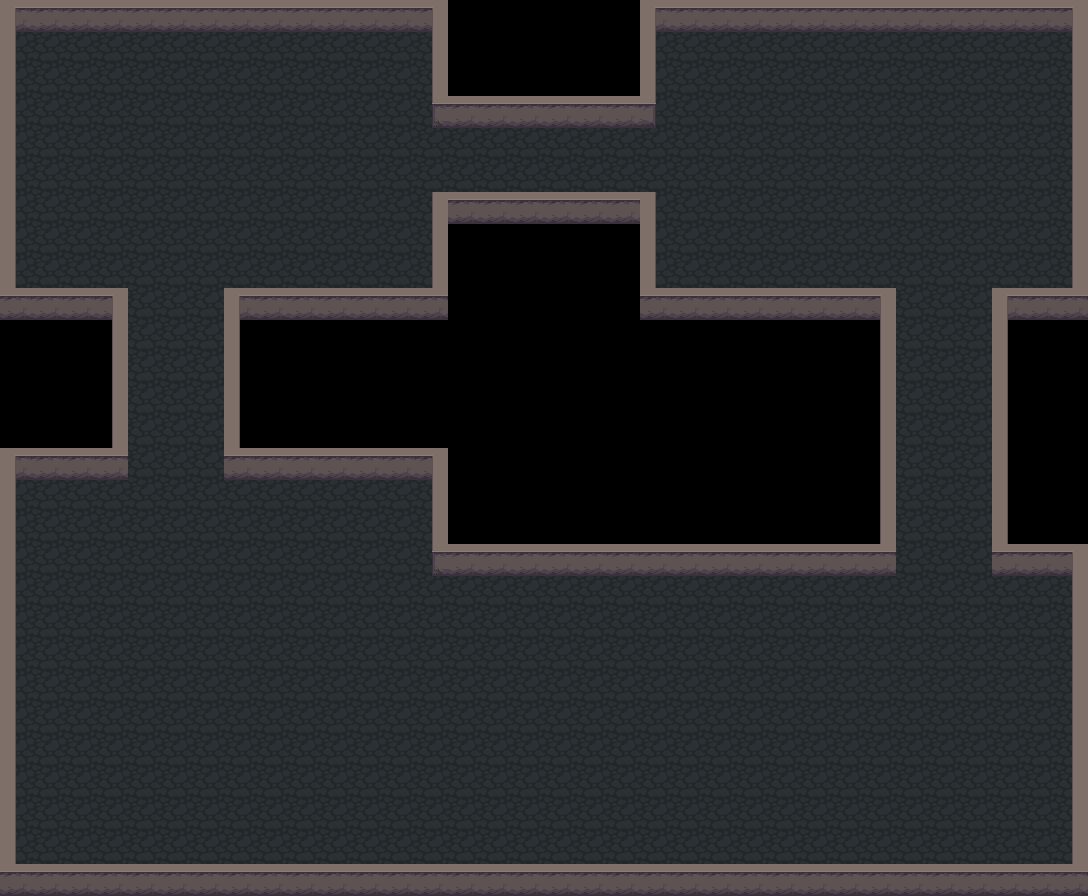

Rendered tile map (Tiled .tmx) drawn with the repository's tilesets; below, a short description and the map source with its tile grids summarised:
An orthogonal 34x28 tile map with 32x32 px tiles, 2 tile layers (Floor, Walls), 4 tilesets and 30 objects.

<map version="1.0" orientation="orthogonal" renderorder="right-down" width="34" height="28" tilewidth="32" tileheight="32">
 <properties>
  <property name="unity:scale" value="0.01" />
  <property name="unity:sortingLayerName" value="Background" />
 </properties>
 <tileset firstgid="1" name="Atlas1" tilewidth="32" tileheight="32">
  <image source="../Spritesheets/base_out_atlas.png" width="1024" height="1024" />
  <tile id="79">
   <objectgroup draworder="index" />
  </tile>
  <tile id="217">
   <objectgroup draworder="index">
    <object x="0" y="0" width="32" height="32" />
   </objectgroup>
  </tile>
  <tile id="218">
   <objectgroup draworder="index">
    <object x="0" y="0" width="32" height="32" />
   </objectgroup>
  </tile>
  <tile id="248">
   <objectgroup draworder="index">
    <object x="0" y="0" width="32" height="32" />
   </objectgroup>
  </tile>
  <tile id="249">
   <objectgroup draworder="index">
    <object x="0" y="0">
     <polygon points="0,0 16,0 16,24 32,24 32,32 0,32" />
    </object>
   </objectgroup>
  </tile>
  <tile id="250">
   <objectgroup draworder="index">
    <object x="0" y="16">
     <polygon points="0,0 16,0 16,-16 32,-16 32,16 0,16" />
    </object>
   </objectgroup>
  </tile>
  <tile id="268">
   <objectgroup draworder="index">
    <object x="0" y="0" width="32" height="32" />
   </objectgroup>
  </tile>
  <tile id="269">
   <objectgroup draworder="index">
    <object x="0" y="0" width="32" height="32" />
   </objectgroup>
  </tile>
  <tile id="270">
   <objectgroup draworder="index">
    <object x="0" y="0" width="32" height="32" />
   </objectgroup>
  </tile>
  <tile id="271">
   <objectgroup draworder="index">
    <object x="8" y="32">
     <polygon points="0,0 24,-24 24,0" />
    </object>
   </objectgroup>
  </tile>
  <tile id="272">
   <objectgroup draworder="index">
    <object x="0" y="16" width="32" height="16" />
   </objectgroup>
  </tile>
  <tile id="273">
   <objectgroup draworder="index">
    <object x="0" y="32">
     <polygon points="0,0 24,0 0,-24" />
    </object>
   </objectgroup>
  </tile>
  <tile id="280">
   <objectgroup draworder="index">
    <object x="16" y="0" width="16" height="32" />
   </objectgroup>
  </tile>
  <tile id="281">
   <objectgroup draworder="index">
    <object x="0" y="0" width="32" height="32" />
   </objectgroup>
  </tile>
  <tile id="282">
   <objectgroup draworder="index">
    <object x="0" y="0" width="16" height="32" />
   </objectgroup>
  </tile>
  <tile id="300">
   <objectgroup draworder="index">
    <object x="0" y="0" width="32" height="32" />
   </objectgroup>
  </tile>
  <tile id="302">
   <objectgroup draworder="index">
    <object x="0" y="0" width="32" height="32" />
   </objectgroup>
  </tile>
  <tile id="303">
   <objectgroup draworder="index">
    <object x="16" y="0" width="16" height="32" />
   </objectgroup>
  </tile>
  <tile id="305">
   <objectgroup draworder="index">
    <object x="0" y="0" width="16" height="32" />
   </objectgroup>
  </tile>
  <tile id="312">
   <objectgroup draworder="index">
    <object x="16" y="0" width="16" height="32" />
   </objectgroup>
  </tile>
  <tile id="313">
   <objectgroup draworder="index">
    <object x="0" y="0" width="32" height="32" />
   </objectgroup>
  </tile>
  <tile id="314">
   <objectgroup draworder="index">
    <object x="0" y="0" width="16" height="32" />
   </objectgroup>
  </tile>
  <tile id="332">
   <objectgroup draworder="index">
    <object x="0" y="0" width="32" height="32" />
   </objectgroup>
  </tile>
  <tile id="333">
   <objectgroup draworder="index">
    <object x="0" y="0" width="32" height="32" />
   </objectgroup>
  </tile>
  <tile id="334">
   <objectgroup draworder="index">
    <object x="0" y="0" width="32" height="32" />
   </objectgroup>
  </tile>
  <tile id="335">
   <objectgroup draworder="index">
    <object x="32" y="0">
     <polygon points="0,0 0,24 -24,0" />
    </object>
   </objectgroup>
  </tile>
  <tile id="336">
   <objectgroup draworder="index">
    <object x="0" y="0" width="32" height="16" />
   </objectgroup>
  </tile>
  <tile id="337">
   <objectgroup draworder="index">
    <object x="0" y="0">
     <polygon points="0,0 0,24 24,0" />
    </object>
   </objectgroup>
  </tile>
  <tile id="344">
   <objectgroup draworder="index">
    <object x="16" y="0" width="16" height="32" />
   </objectgroup>
  </tile>
  <tile id="345">
   <objectgroup draworder="index">
    <object x="0" y="0" width="32" height="32" />
   </objectgroup>
  </tile>
  <tile id="346">
   <objectgroup draworder="index">
    <object x="0" y="0" width="16" height="32" />
   </objectgroup>
  </tile>
  <tile id="993">
   <objectgroup draworder="index" />
  </tile>
 </tileset>
 <tileset firstgid="1025" name="Atlas2" tilewidth="32" tileheight="32">
  <image source="../Spritesheets/build_atlas.png" trans="ffffff" width="1024" height="1024" />
 </tileset>
 <tileset firstgid="2049" name="3" tilewidth="32" tileheight="32">
  <image source="../Spritesheets/obj_misk_atlas.png" trans="ffffff" width="1024" height="1024" />
 </tileset>
 <tileset firstgid="3073" name="4" tilewidth="32" tileheight="32">
  <image source="../Spritesheets/tilea2 (1).png" trans="ffffff" width="450" height="337" />
 </tileset>
 <layer name="Floor" width="34" height="28">
  <data>[952 cells, 831 non-empty, 6 distinct tile ids]</data>
 </layer>
 <objectgroup name="Object Layer 1" />
 <layer name="Walls" width="34" height="28">
  <properties>
   <property name="unity:sortingLayerName" value="Foreground" />
   <property name="unity:sortingOrder" value="0" />
  </properties>
  <data>[952 cells, 198 non-empty, 7 distinct tile ids]</data>
 </layer>
</map>
